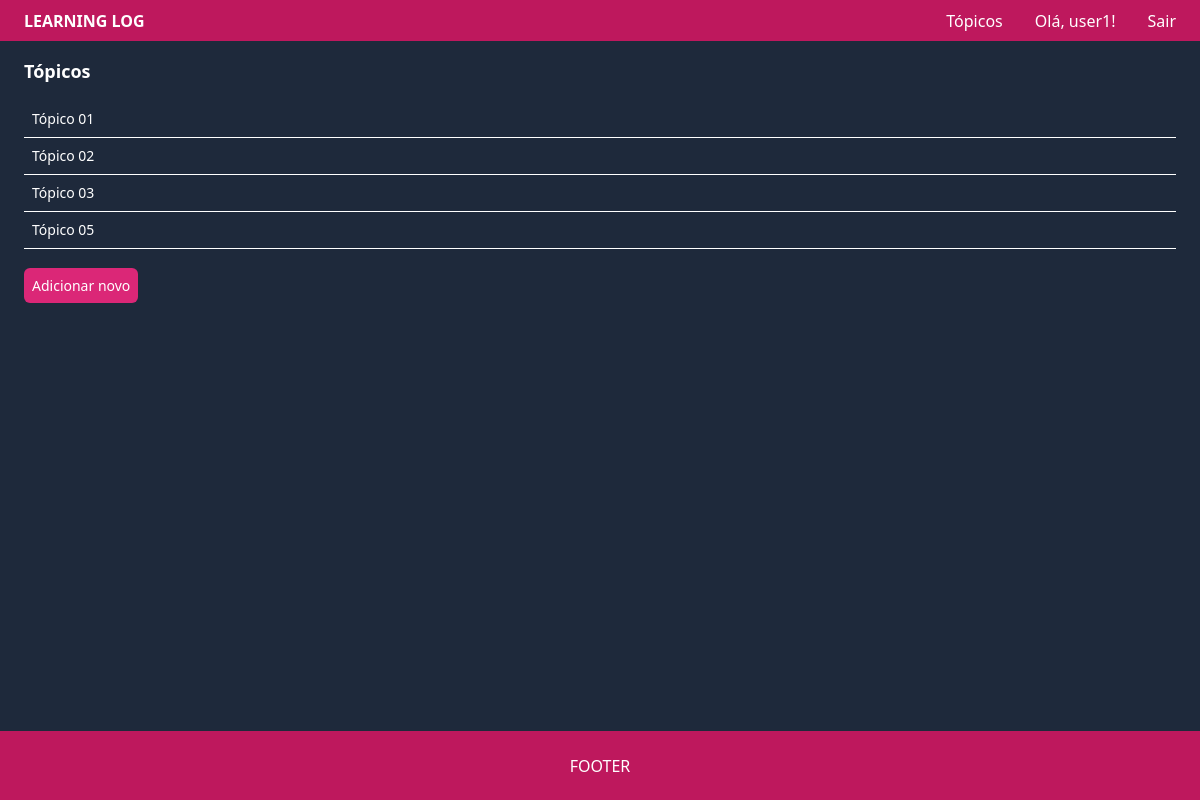
Page /topics (signed in) on the committed database.
### learning_logs/models.py (models this page shows, shortened)
class Topic(models.Model):
	text = models.CharField(max_length=200)
	date_added = models.DateTimeField(auto_now_add=True)
	owner = models.ForeignKey(User, on_delete=models.CASCADE)

### learning_logs/views.py (the view)
# urls.py: path('topics', views.topics, name='topics'),
@login_required
def topics(request):
	topics = Topic.objects.filter(owner=request.user).order_by('date_added')
	context = {'topics': topics}
	return render(request, 'learning_logs/topics.html', context)

### learning_logs/templates/learning_logs/topics.html
{% extends "learning_logs/base.html" %}
{% block content %}
	<h2 class="text-lg font-semibold mb-4">Tópicos</h2>
	<ul class="mb-6">
		{% for topic in topics %}
			<li class="hover:opacity-80 border-b border-b-white flex">
				<a href="{% url 'topic' topic.id %}" class="text-sm p-2 w-full h-full">
					{{topic.text}}
				</a>
			</li>
		{% empty %}
			<li class="italic ml-8 text-sm">Não há itens na lista.</li>
		{% endfor %}
	</ul>
	<a href="{% url 'new_topic' %}" class="bg-pink-600 p-2 rounded-md hover:opacity-80 text-sm">Adicionar novo</a>
{% endblock content %}

### learning_logs/templates/learning_logs/base.html (shortened to what this page needs)
<!DOCTYPE html>
<html lang="pt-BR">
<head>
	<script src="https://cdn.tailwindcss.com"></script>
</head>
<body class="bg-slate-800 text-white flex flex-col justify-between">
	<div class="flex flex-col h-screen justify-between">
		<header class="bg-pink-700 text-white w-full h-12 flex items-center justify-between px-6">
			<a href="{% url 'index' %}" class="font-bold">
				<h1>LEARNING LOG</h1>
			</a>
			<div class="flex gap-8">
				{% if user.is_authenticated %}
					<a href="{% url 'topics' %}" class="hover:opacity-80">Tópicos</a>
					Olá, {{user.username}}!
					<a href="{% url 'logout' %}" class="hover:opacity-80">Sair</a>
				{% else %}
					<a href="{% url 'register' %}" class="hover:opacity-80">Registrar</a>
					<a href="{% url 'login' %}" class="hover:opacity-80">Entrar</a>
				{% endif %}
			</div>
		</header>
		<main class="mb-auto h-full px-6 py-4">
			{% block content %}{% endblock content %}
		</main>
		<footer class="bg-pink-700 text-white w-full h-20 flex items-center justify-center">
			<h2>FOOTER</h2>
		</footer>
	</div>
</body>
</html>

### rows in the picture
Topic: text "Tópico 01"
Topic: text "Tópico 02"
Topic: text "Tópico 03"
Topic: text "Tópico 05"

### other values in the picture
{{ user.username }} "user1"
